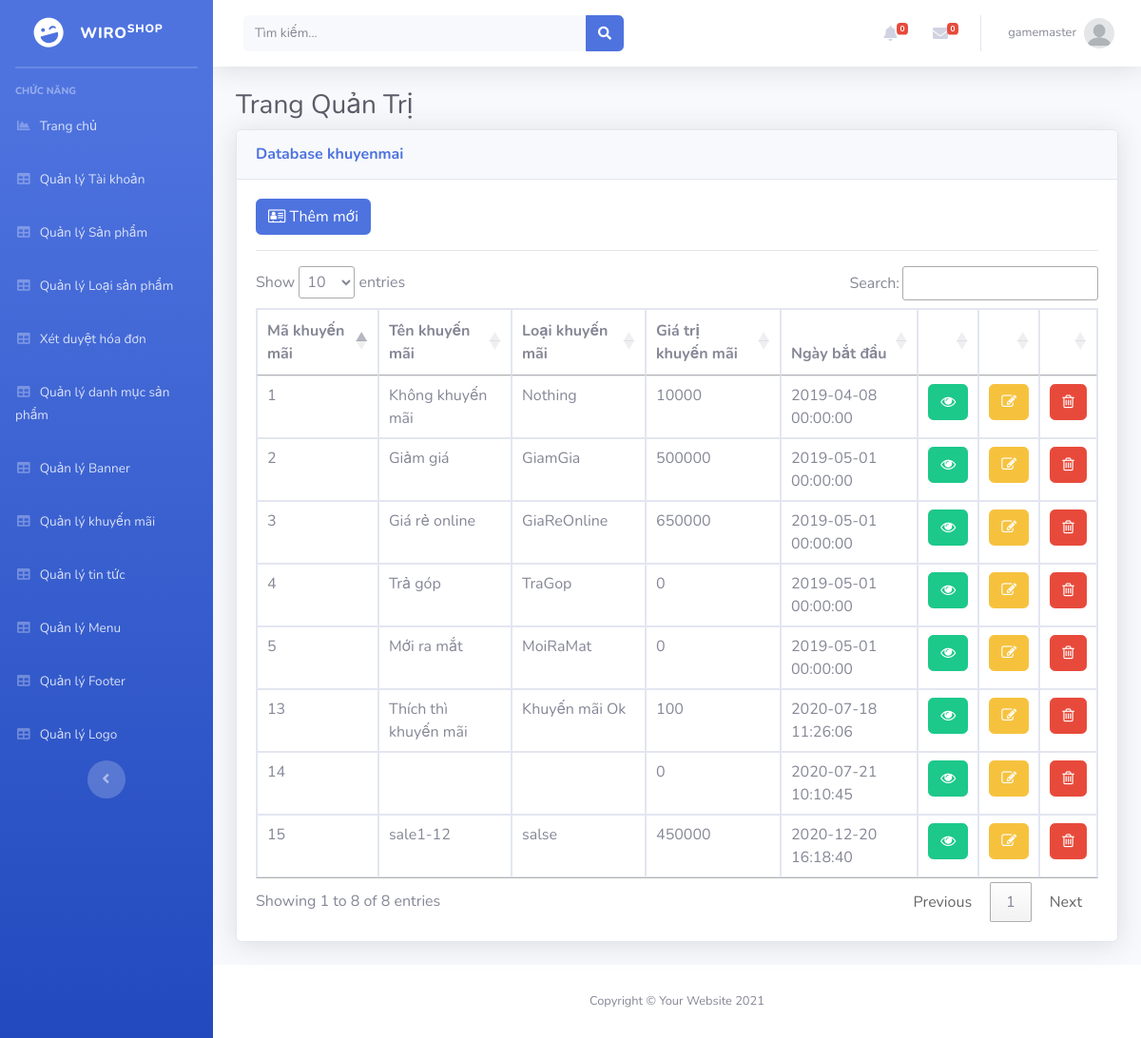
/Admin/index.php?mod=khuyenmai (signed in), run on the app's committed database.
### tables this page shows
CREATE TABLE `khuyenmai` (
  `MaKM` int(11) NOT NULL,
  `TenKM` varchar(100) NOT NULL,
  `LoaiKM` varchar(20) NOT NULL,
  `GiaTriKM` float(11,0) NOT NULL,
  `NgayBD` datetime NOT NULL,
  `TrangThai` int(11) NOT NULL
);

### Admin/MVC/controllers/KhuyenmaiController.php (called while the page is built, shortened)
<?php
class KhuyenmaiController
{
	var $khuyenmai_model;
	function __construct()
	{
		$this->khuyenmai_model = new khuyenmai();
	}
	public function list()
	{
		$data = $this->khuyenmai_model->All();
		require_once("MVC/Views/Admin/index.php");
	}
}

### Admin/MVC/Models/connection.php (called while the page is built, shortened)
<?php
    class Connection{
        function __construct()
        {
            $severname ="localhost";
            $username ="root";
            $password ="";
            $db_name ="wiroshop";
            $this->conn = new mysqli($severname,$username,$password,$db_name);
        }
    }
?>

### Admin/MVC/Models/model.php (called while the page is built, shortened)
<?php
require_once("connection.php");
class Model
{
    var $table;
    var $contens;
    function __construct()
    {
        $conn_obj = new Connection();
        $this->conn = $conn_obj->conn;
    }
    function All()
    {
        $query = "select * from $this->table ORDER BY $this->contens DESC ";
        require("result.php");
        return $data;
    }
}

### Admin/MVC/Models/result.php (called while the page is built)
<?php
$result = $this->conn->query($query);
$data = array();
while ($row = $result->fetch_assoc()) {
    $data[] = $row;
}
?>

### Admin/MVC/Views/khuyenmai/list.php (the view, shortened to what this page needs)
<?php if (isset($_SESSION['isLogin_Admin']) && $_SESSION['isLogin_Admin'] == true) { ?>
<a href="?mod=khuyenmai&act=add" type="button" class="btn btn-primary"><i class="fa fa-address-card-o" aria-hidden="true"></i>&nbsp;Thêm mới</a>
<?php } ?>
<hr>
<table class="table table-bordered" id="dataTable" width="100%" cellspacing="0">
  <thead>
    <tr>
      <th scope="col">Mã khuyến mãi</th>
      <th scope="col">Tên khuyến mãi</th>
      <th scope="col">Loại khuyến mãi</th>
      <th scope="col">Giá trị khuyến mãi</th>
      <th scope="col">Ngày bắt đầu</th>
      <th></th>
      <th></th>
      <th></th>
    </tr>
  </thead>
  <tbody>
    <?php foreach ($data as $row) { ?>
      <tr>
        <td><?= $row['MaKM'] ?></td>
        <td><?= $row['TenKM'] ?></td>
        <td><?= $row['LoaiKM'] ?></td>
        <td><?= $row['GiaTriKM'] ?></td>
        <td><?= $row['NgayBD'] ?></td>
        <td>
          <a href="?mod=khuyenmai&act=detail&id=<?= $row['MaKM'] ?>" class="btn btn-success"><i class="fa fa-eye" aria-hidden="true"></i></a>
        </td>
        <td>
           <?php if (isset($_SESSION['isLogin_Admin']) && $_SESSION['isLogin_Admin'] == true) { ?>
          <a href="?mod=khuyenmai&act=edit&id=<?= $row['MaKM'] ?>" class="btn btn-warning"><i class="fa fa-pencil-square-o" aria-hidden="true"></i></a>
          <?php }?>
        </td>
        <td>
           <?php if (isset($_SESSION['isLogin_Admin']) && $_SESSION['isLogin_Admin'] == true) { ?>
          <a href="?mod=khuyenmai&act=delete&id=<?= $row['MaKM'] ?>" onclick="return confirm('Bạn có thật sự muốn xóa ?');" type="button" class="btn btn-danger"><i class="fa fa-trash-o" aria-hidden="true"></i></a>
          <?php }?>
        </td>
      </tr>
    <?php } ?>
</table>

### data on the page
khuyenmai: MaKM "15", TenKM "sale1-12", LoaiKM "salse", GiaTriKM "450000", NgayBD "2020-12-20 16:18:40"
khuyenmai: MaKM "14", GiaTriKM "0", NgayBD "2020-07-21 10:10:45"
khuyenmai: MaKM "13", TenKM "Thích thì khuyến mãi", LoaiKM "Khuyến mãi Ok", GiaTriKM "100", NgayBD "2020-07-18 11:26:06"
khuyenmai: MaKM "5", TenKM "Mới ra mắt", LoaiKM "MoiRaMat", GiaTriKM "0", NgayBD "2019-05-01 00:00:00"
khuyenmai: MaKM "4", TenKM "Trả góp", LoaiKM "TraGop", GiaTriKM "0", NgayBD "2019-05-01 00:00:00"
khuyenmai: MaKM "3", TenKM "Giá rẻ online", LoaiKM "GiaReOnline", GiaTriKM "650000", NgayBD "2019-05-01 00:00:00"
khuyenmai: MaKM "2", TenKM "Giảm giá", LoaiKM "GiamGia", GiaTriKM "500000", NgayBD "2019-05-01 00:00:00"
khuyenmai: MaKM "1", TenKM "Không khuyến mãi", LoaiKM "Nothing", GiaTriKM "10000", NgayBD "2019-04-08 00:00:00"

### other printed values
$_SESSION['login']['TaiKhoan'] "gamemaster"
$mod "khuyenmai"
